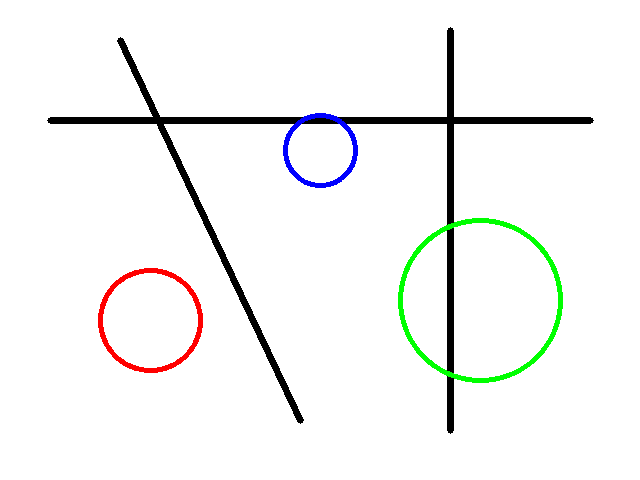
#> input picture T06_传统视觉/代码/images/demo_lines_circles.png, 640 x 480 px
$ python 07_hough_lines.py
#> lines starting #> are read from the running program, lines starting #| are printed output that depends on the picture; after the words box and inside, x2 and y2 are one past the last pixel; in counts of white or black regions, pixels touching at a corner belong together
### T06_传统视觉/代码/examples/util.py
# -*- coding: utf-8 -*-
"""
工具：中文路径安全的 imread / imwrite / 控制台输出
原因：
  1. OpenCV 的 cv2.imread / imwrite 在 Windows 上对含中文路径支持不好
     → 用 np.fromfile + cv2.imdecode 读，cv2.imencode + 文件写
  2. Python 在 Windows 控制台默认用 GBK 输出，现代终端(UTF-8)会乱码
     → 强制 stdout 用 UTF-8
"""
import os
import sys
import cv2
import numpy as np


def setup():
    """在脚本开头调用一次，让控制台中文不乱码"""
    try:
        sys.stdout.reconfigure(encoding="utf-8")
        sys.stderr.reconfigure(encoding="utf-8")
    except (AttributeError, ValueError):
        pass  # 非 UTF-8 终端或旧版本 Python 时静默跳过


def imread(path):
    """读取图片，支持中文路径"""
    img = cv2.imdecode(np.fromfile(path, dtype=np.uint8), cv2.IMREAD_COLOR)
#> img is the input picture: shape (480, 640, 3); mean B, G, R 244, 245.2, 244.4
    return img


# [19 lines left out: functions imwrite, show_image, not called in this run]


def arrange_windows(names=None, step=45, offset=24):
    """把多个窗口按斜线错开排列，避免叠在同一个位置（让人误以为"逐个出现"）。
    names：窗口名列表。若不传，则尝试从当前打开的所有窗口取（需支持的 cv2 版本）。
    在 cv2.imshow 全部调用之后、waitKey 之前调用，窗口就会一次错开显示出来。
    """
    if os.environ.get("HEADLESS") == "1":
        return
    if not names:
        # 尝试自动枚举（新版本 cv2 支持 windowNames）
        try:
            names = list(cv2.windowNames)
        except AttributeError:
            return  # 无法枚举则跳过
    for i, name in enumerate(names):
        try:
            cv2.moveWindow(name, offset + (i % 3) * step, offset + (i % 3) * step)
        except cv2.error:
            pass  # 窗口已关闭则跳过


def finish(names=None):
    """一次弹所有窗口（已由 imshow 弹出）→ 错开排列 → 按任意键全部关闭。
    names：窗口名列表，用于把多窗口错开排列避免重叠。
    HEADLESS=1 时跳过，用于批量/无头测试。
    """
    arrange_windows(names)
    if os.environ.get("HEADLESS") != "1":
        cv2.waitKey(0)
    cv2.destroyAllWindows()

### T06_传统视觉/代码/examples/07_hough_lines.py
# -*- coding: utf-8 -*-
"""
进阶例程 07：霍夫直线检测 HoughLinesP
========================================
目标：从边缘图里找出"直线"，返回每段的端点和角度
  - 比轮廓更"聪明"：专门找笔直的线（比如跑道线、黑板框）
  - 还能算出角度，可用来判断"线是横是竖是斜"

怎么运行：
    python examples/07_hough_lines.py        # 弹窗口，图上标出检测到的线和角度

看什么：
    demo_lines_circles.png 里有 3 条直线，看它能不能都找出来。
    每条直线会被画成红色，起点上方标注一个角度值，如：
      "45deg" = 这条线相对水平方向倾斜 45°
      "0deg"  = 横线   "90deg" = 竖线   "负值" = 从左上往右下斜
    通过角度能一眼判断线的方向（横/竖/斜），做车道线检测很有用。

学习重点：
    - 霍夫直线前要先做 Canny 边缘检测（Hough 吃的是边缘图）
    - HoughLinesP 的几个参数分别调什么
    - 角度 = np.degrees(np.arctan2(dy, dx))：判断线的倾斜方向
"""
import os
import cv2
import numpy as np
from util import setup, imread, finish

setup()  # 让控制台中文不乱码

IMG = os.path.join(os.path.dirname(__file__), "..", "images", "demo_lines_circles.png")
img = imread(IMG)
gray = cv2.cvtColor(img, cv2.COLOR_BGR2GRAY)
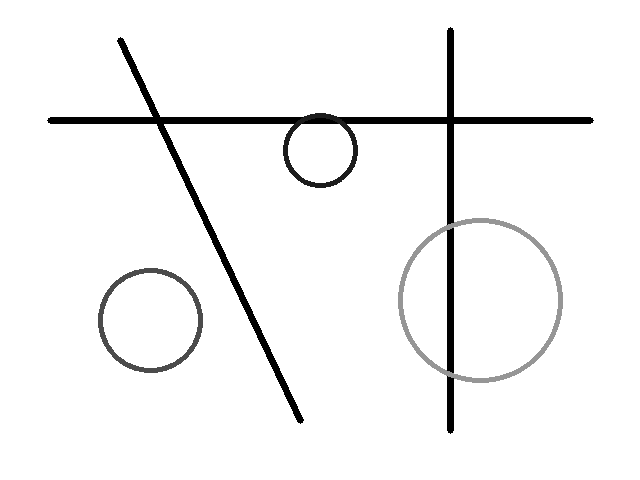
#> gray: shape (480, 640); min 0, max 255, mean 244.8

# 先做 Canny 边缘检测，霍夫直线在"边缘图"上找线
edges = cv2.Canny(gray, 50, 150)
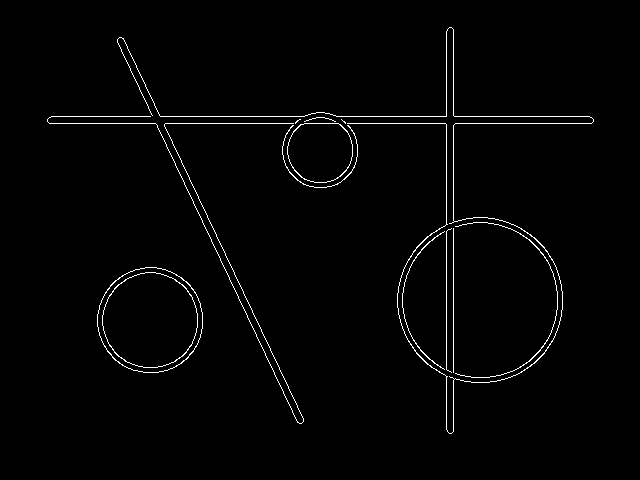
#> edges: shape (480, 640); 1.5% white in thin lines or dots, all inside (x1, y1, x2, y2) = (47, 27, 594, 434)

# [6 lines of commented-out code are left out]
lines = cv2.HoughLinesP(edges, rho=1, theta=np.pi / 180,
                        threshold=50, minLineLength=30, maxLineGap=10)
#> lines = [[49, 123, 591, 123], [51, 116, 304, 116], [446, 429, 446, 31], [453, 431, 453, 29], [191, 197, 295, 418], [123, 38, 209, 221], [117, 40, 204, 226], [223, 249, 303, 420], [396, 116, 445, 116], [480, 116, 536, 116], [549, 116, 589, 116]]

out = img.copy()
if lines is not None:
    # 兼容 OpenCV 4.x 与 5.x：4.x 返回 (N,1,4)，5.x 返回 (N,4)，统一拍成 (N,4)
    for line in np.asarray(lines).reshape(-1, 4):
        x1, y1, x2, y2 = line
        cv2.line(out, (x1, y1), (x2, y2), (0, 0, 255), 3)
        # 计算角度（度）：arctan2 算这条线相对水平方向的斜率角，再转成角度
        #   0°=横线  90°=竖线  正=右下斜  负=左下斜
        ang = np.degrees(np.arctan2(y2 - y1, x2 - x1))
        # 把角度标注在线段起点上方，如 "45deg"
        cv2.putText(out, f"{ang:.0f}deg", (x1, y1 - 5),
                    cv2.FONT_HERSHEY_SIMPLEX, 0.5, (0, 0, 0), 4)  # 黑色描边
        cv2.putText(out, f"{ang:.0f}deg", (x1, y1 - 5),
                    cv2.FONT_HERSHEY_SIMPLEX, 0.5, (255, 0, 0), 2)
#> this loop made 11 passes
#> (x1, y1, x2, y2, ang) on passes 1 to 11: (49, 123, 591, 123, 0), (51, 116, 304, 116, 0), (446, 429, 446, 31, -90), (453, 431, 453, 29, -90), (191, 197, 295, 418, 64.8), (123, 38, 209, 221, 64.83), (117, 40, 204, 226, 64.93), (223, 249, 303, 420, 64.93), (396, 116, 445, 116, 0), (480, 116, 536, 116, 0), (549, 116, 589, 116, 0)
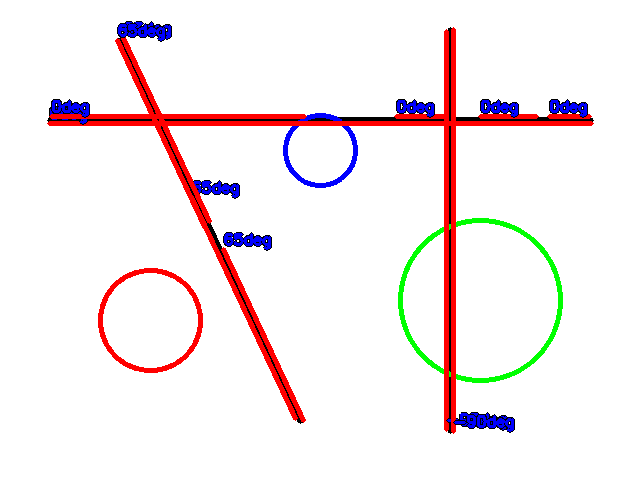
#> out: shape (480, 640, 3); 5.67% of pixels changed, all inside (x1, y1, x2, y2) = (47, 21, 594, 434)
print(f"检测到 {0 if lines is None else len(lines)} 条直线")
#| 检测到 11 条直线

cv2.imshow("Edges (Canny)", edges)
cv2.imshow("Detected Lines", out)
finish(["Edges (Canny)", "Detected Lines"])

# 参数说明：
# rho/theta：累加器的距离和角度精度（1 像素 / 1 度即可）
# threshold：多少个点才算一条线（越小越容易出线，但噪声多）
# minLineLength：最短线长；maxLineGap：断线最大间隔
